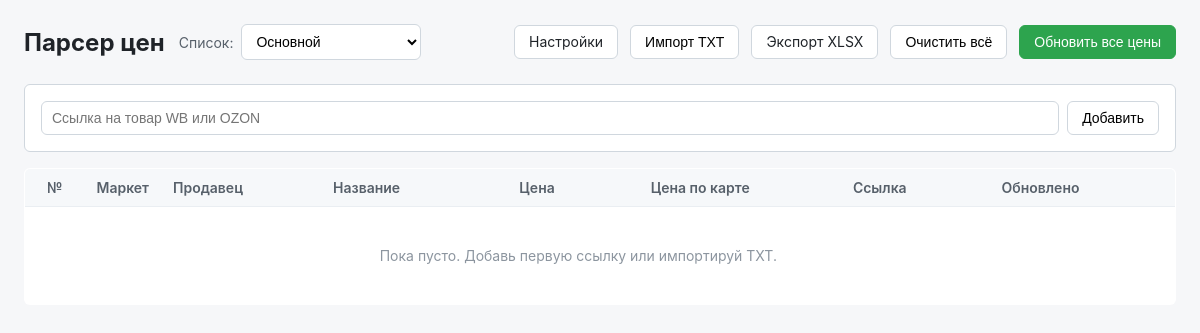
The app's page /?profile_id=52, older data.
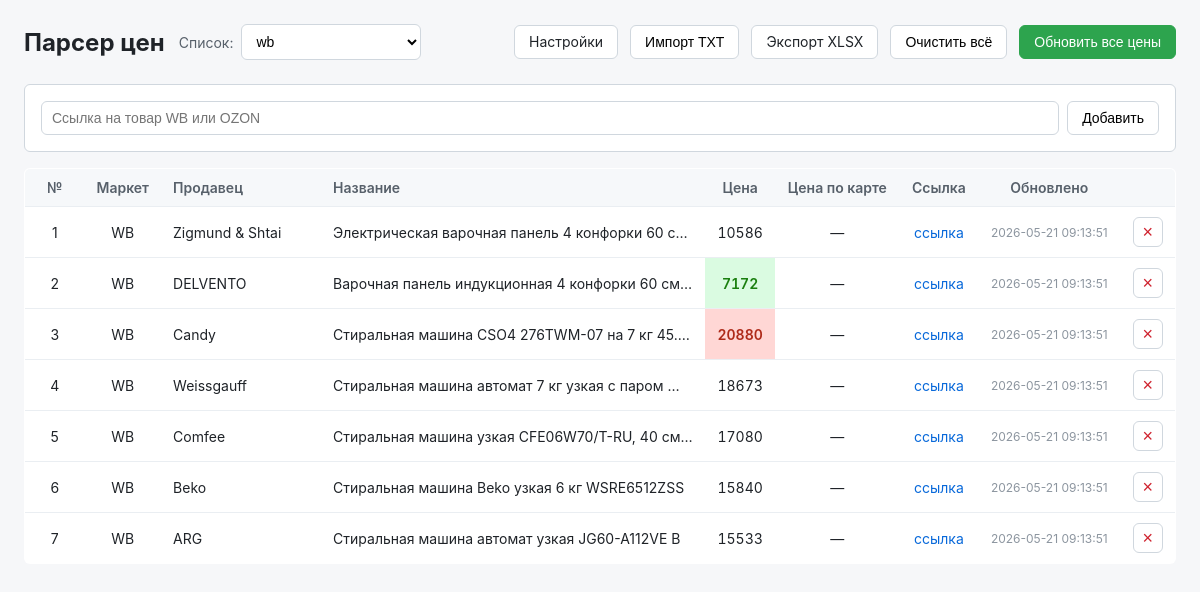
The same page, newer data.
### tables this page shows
CREATE TABLE items (
                    id INTEGER PRIMARY KEY AUTOINCREMENT,
                    market TEXT NOT NULL CHECK(market IN ('WB','OZON','YANDEX')),
                    url TEXT NOT NULL,
                    title TEXT DEFAULT '',
                    seller TEXT DEFAULT '',
                    price TEXT DEFAULT '',
                    price_card TEXT DEFAULT '',
                    updated_at TEXT DEFAULT '',
                    created_at TEXT DEFAULT CURRENT_TIMESTAMP,
                    profile_id INTEGER NOT NULL DEFAULT 1,
                    FOREIGN KEY(profile_id) REFERENCES profiles(id)
                );

### server.py (the view)
@app.route("/")
def index():
    profile_id = request.args.get("profile_id")
    selected_profile_id = None
    with db() as conn:
        profiles = [dict(r) for r in conn.execute("SELECT id, name FROM profiles ORDER BY id").fetchall()]
        if profiles:
            default_profile = profiles[0]["id"]
        else:
            default_profile = None
        if profile_id is not None and profile_id != "":
            try:
                profile_id = int(profile_id)
            except ValueError:
                profile_id = None
        if profile_id is None:
            selected_profile_id = default_profile
        else:
            selected_profile_id = profile_id
        if selected_profile_id is not None:
            rows = conn.execute(
                "SELECT * FROM items WHERE profile_id = ? ORDER BY id",
                (selected_profile_id,),
            ).fetchall()
        else:
            rows = conn.execute("SELECT * FROM items ORDER BY id").fetchall()
    min_price = None
    max_price = None
    prices = []
    for row in rows:
        price_str = (row["price"] or "").strip()
        if price_str and price_str.lower() != "ошибка":
            try:
                p = int(price_str)
                prices.append(p)
            except ValueError:
                pass
    if prices:
        min_price = min(prices)
        max_price = max(prices)
    return render_template(
        "index.html",
        items=rows,
        profiles=profiles,
        current_profile_id=selected_profile_id,
        min_price=min_price,
        max_price=max_price,
    )

### server.py (called while the page is built)
def db():
    conn = sqlite3.connect(DB_PATH)
    conn.row_factory = sqlite3.Row
    conn.execute("PRAGMA foreign_keys = ON")
    return conn

### templates/index.html (shortened to what this page needs)
<!doctype html>
<html lang="ru">
<head>
    <link rel="stylesheet" href="{{ url_for('static', filename='style.css') }}">
</head>
<body>
<div class="wrap">
    <header>
        <div class="header-left">
            <h1>Парсер цен</h1>
            <label class="profile-label">
                <span>Список:</span>
                <select id="profile-select">
                    {% for profile in profiles %}
                    <option value="{{ profile.id }}" {% if profile.id == current_profile_id %}selected{% endif %}>
                        {{ profile.name }}
                    </option>
                    {% endfor %}
                </select>
            </label>
        </div>
        <div class="actions">
            <a href="{{ url_for('settings') }}" class="link-btn">Настройки</a>
            <button id="import-btn" type="button" class="link-btn">Импорт TXT</button>
            <a id="export-btn" href="{% if current_profile_id %}{{ url_for('export_xlsx', profile_id=current_profile_id) }}{% else %}{{ url_for('export_xlsx') }}{% endif %}">Экспорт XLSX</a>
            <form action="{{ url_for('clear_items') }}" method="post" onsubmit="return confirm('Удалить все строки?');" style="display:inline;">
                <button type="submit" class="link-btn">Очистить всё</button>
            </form>
            <button id="refresh-btn" class="primary">Обновить все цены</button>
        </div>
    </header>
    <section class="add-form">
        <form action="{{ url_for('add') }}" method="post" class="row">
            <input type="url" name="url" placeholder="Ссылка на товар WB или OZON" required>
            <button type="submit">Добавить</button>
        </form>
    </section>
    <section>
        <table>
            <thead>
                <tr>
                    <th class="small">№</th>
                    <th class="small">Маркет</th>
                    <th class="seller">Продавец</th>
                    <th class="col-title">Название</th>
                    <th>Цена</th>
                    <th>Цена по карте</th>
                    <th>Ссылка</th>
                    <th>Обновлено</th>
                    <th></th>
                </tr>
            </thead>
            <tbody>
                {% for item in items %}
                <tr class="{% if item.price == 'ошибка' or item.title == 'ошибка' %}err{% endif %}">
                    <td class="small">{{ loop.index }}</td>
                    <td class="small">{{ item.market }}</td>
                    <td class="seller" title="{{ item.seller or '' }}">{{ (item.seller[:15] if item.seller and item.seller|length > 15 else item.seller) or '—' }}</td>
                    <td class="title">{{ item.title or '—' }}</td>
                    <td class="num{% if item.price and item.price != 'ошибка' %}{% if item.price|int == min_price %} price-min{% elif item.price|int == max_price %} price-max{% endif %}{% endif %}">{{ item.price or '—' }}</td>
                    <td class="num">{{ item.price_card or '—' }}</td>
                    <td class="url"><a href="{{ item.url }}" target="_blank" rel="noopener">ссылка</a></td>
                    <td class="dim">{{ item.updated_at or '—' }}</td>
                    <td>
                        <form action="{{ url_for('delete', item_id=item.id) }}" method="post" onsubmit="return confirm('Удалить?')">
                            <button type="submit" class="danger">×</button>
                        </form>
                    </td>
                </tr>
                {% endfor %}
                {% if not items %}
                <tr><td colspan="8" class="empty">Пока пусто. Добавь первую ссылку или импортируй TXT.</td></tr>
                {% endif %}
            </tbody>
        </table>
    </section>
</div>
</body>
</html>

Row changes from the older to the newer data that the page shows:
added items: market "WB", seller "Zigmund & Shtai", title "Электрическая варочная панель 4 конфорки 60 с…", price "10586", price_card "—", updated_at "2026-05-21 09:13:51"
added items: market "WB", seller "DELVENTO", title "Варочная панель индукционная 4 конфорки 60 см…", price "7172", price_card "—", updated_at "2026-05-21 09:13:51"
added items: market "WB", seller "Candy", title "Стиральная машина CSO4 276TWM-07 на 7 кг 45.…", price "20880", price_card "—", updated_at "2026-05-21 09:13:51"
added items: market "WB", seller "Weissgauff", title "Стиральная машина автомат 7 кг узкая с паром…", price "18673", price_card "—", updated_at "2026-05-21 09:13:51"
added items: market "WB", seller "Comfee", title "Стиральная машина узкая CFE06W70/T-RU, 40 см…", price "17080", price_card "—", updated_at "2026-05-21 09:13:51"
added items: market "WB", seller "Beko", title "Стиральная машина Beko узкая 6 кг WSRE6512ZSS", price "15840", price_card "—", updated_at "2026-05-21 09:13:51"
added items: market "WB", seller "ARG", title "Стиральная машина автомат узкая JG60-A112VE B", price "15533", price_card "—", updated_at "2026-05-21 09:13:51"
Text that changed along with them:
form field value: "Основной" → "wb"
text no longer shown: "Пока пусто. Добавь первую ссылку или импортируй TXT."
